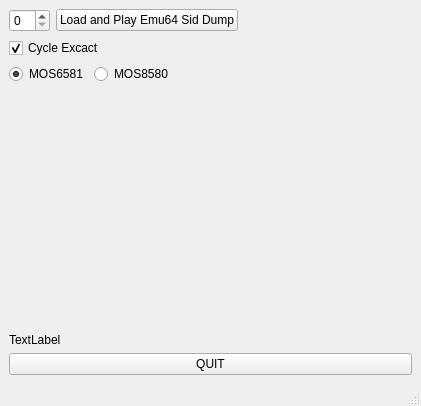
<?xml version="1.0" encoding="UTF-8"?>
<ui version="4.0">
 <class>MainWindow</class>
 <widget class="QMainWindow" name="MainWindow">
  <property name="geometry">
   <rect>
    <x>0</x>
    <y>0</y>
    <width>421</width>
    <height>406</height>
   </rect>
  </property>
  <property name="windowTitle">
   <string>MainWindow</string>
  </property>
  <widget class="QWidget" name="centralwidget">
   <layout class="QVBoxLayout" name="verticalLayout">
    <item>
     <layout class="QHBoxLayout" name="horizontalLayout_1">
      <item>
       <widget class="QSpinBox" name="spinBox">
        <property name="maximum">
         <number>31</number>
        </property>
       </widget>
      </item>
      <item>
       <widget class="QPushButton" name="LoadSidDump">
        <property name="text">
         <string>Load and Play Emu64 Sid Dump</string>
        </property>
       </widget>
      </item>
      <item>
       <spacer name="horizontalSpacer">
        <property name="orientation">
         <enum>Qt::Horizontal</enum>
        </property>
        <property name="sizeHint" stdset="0">
         <size>
          <width>40</width>
          <height>20</height>
         </size>
        </property>
       </spacer>
      </item>
     </layout>
    </item>
    <item>
     <layout class="QHBoxLayout" name="horizontalLayout_2">
      <item>
       <widget class="QCheckBox" name="CycleExcact">
        <property name="text">
         <string>Cycle Excact</string>
        </property>
        <property name="checked">
         <bool>true</bool>
        </property>
       </widget>
      </item>
     </layout>
    </item>
    <item>
     <layout class="QHBoxLayout" name="horizontalLayout_3">
      <item>
       <widget class="QRadioButton" name="mos6581">
        <property name="text">
         <string>MOS6581</string>
        </property>
        <property name="checked">
         <bool>true</bool>
        </property>
       </widget>
      </item>
      <item>
       <widget class="QRadioButton" name="mos8580">
        <property name="text">
         <string>MOS8580</string>
        </property>
        <property name="checked">
         <bool>false</bool>
        </property>
       </widget>
      </item>
      <item>
       <spacer name="horizontalSpacer_2">
        <property name="orientation">
         <enum>Qt::Horizontal</enum>
        </property>
        <property name="sizeHint" stdset="0">
         <size>
          <width>40</width>
          <height>20</height>
         </size>
        </property>
       </spacer>
      </item>
     </layout>
    </item>
    <item>
     <layout class="QHBoxLayout" name="horizontalLayout_4">
      <item>
       <widget class="OscilloscopeWidget" name="osc1" native="true"/>
      </item>
      <item>
       <widget class="OscilloscopeWidget" name="osc2" native="true"/>
      </item>
      <item>
       <widget class="OscilloscopeWidget" name="osc3" native="true"/>
      </item>
     </layout>
    </item>
    <item>
     <spacer name="verticalSpacer">
      <property name="orientation">
       <enum>Qt::Vertical</enum>
      </property>
      <property name="sizeHint" stdset="0">
       <size>
        <width>20</width>
        <height>40</height>
       </size>
      </property>
     </spacer>
    </item>
    <item>
     <widget class="QLabel" name="fw_version">
      <property name="text">
       <string>TextLabel</string>
      </property>
     </widget>
    </item>
    <item>
     <widget class="QPushButton" name="Quit">
      <property name="text">
       <string>QUIT</string>
      </property>
     </widget>
    </item>
   </layout>
  </widget>
  <widget class="QMenuBar" name="menubar">
   <property name="geometry">
    <rect>
     <x>0</x>
     <y>0</y>
     <width>421</width>
     <height>23</height>
    </rect>
   </property>
  </widget>
  <widget class="QStatusBar" name="statusbar"/>
 </widget>
 <customwidgets>
  <customwidget>
   <class>OscilloscopeWidget</class>
   <extends>QWidget</extends>
   <header>oscilloscope_widget.h</header>
   <container>1</container>
  </customwidget>
 </customwidgets>
 <resources/>
 <connections/>
</ui>
